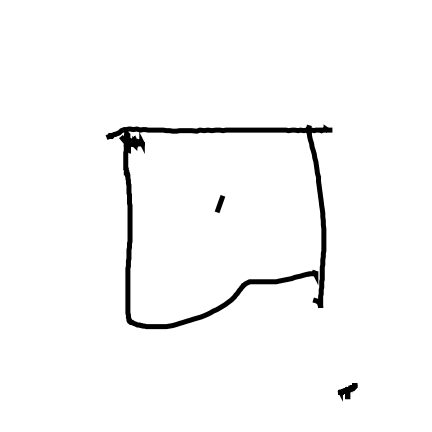
#> input picture analysis/tracing/trace_test/test23.png, 432 x 432 px, found by its file name
$ jupyter execute --allow-errors square_img_reg.ipynb   (shell and % lines are left out)   (Python 2 division)
#> lines starting #> are read from the running program, lines starting #| are printed output that depends on the picture
[cell 1]
from __future__ import division
import os
import urllib, cStringIO
import pymongo as pm ## first establish ssh tunnel to server where database is running
import base64
import numpy as np
from numpy import *
import PIL
from PIL import Image
import base64
import matplotlib
from matplotlib import pylab, mlab, pyplot
from IPython.core.pylabtools import figsize, getfigs
plt = pyplot
import seaborn as sns
sns.set_context('poster')
sns.set_style('white')
from matplotlib.path import Path
import matplotlib.patches as patches
import cv2
import pandas as pd
from svgpathtools import parse_path
import svg_distance_helpers as rsh
import svg_render_helpers as rrh

#### directory and file hierarchy

[cell 2]
# directory & file hierarchy
analysis_dir = os.getcwd()
tracing_ref_pixel = os.path.join(analysis_dir, 'tracing_ref_pixel')
tracing_ref_svg = os.path.join(analysis_dir, 'tracing_ref_svg')
data_dir = os.path.join(analysis_dir,"trace_test")

canvas_side = 432 # image size
rows, cols = canvas_side, canvas_side # the size of a given drawing image

#> (a cell that did not finish here is left out)

#### Get SVG data

#> (a cell that did not finish here is left out)

[cell 5]
reload(rsh)
## get list of vertices and codes for tracing
try:
    ## get the corresponding stroke records for this tracing
    stroke_recs = coll.find({'$and': [{'sessionId':imrec['sessionId']},
                                      {'dataType':'stroke'},
                                      {'trialNum': imrec['trialNum']}]}).sort('time')

    print 'Number of strokes in this tracing: {}'.format(stroke_recs.count())

    ## check to make sure that there is at least one stroke!
    if stroke_recs.count()>0:

        ## now make an svg list!
        svg_list = rsh.make_svg_list(stroke_recs)

        ## get verts and codes in all strokes
        ## both verts_list and codes_list are 2D list. Each sublist represent a stroke
        verts_list, codes_list = rsh.get_verts_and_codes(svg_list)

        ## Convert multiple strokes into one stroke


except Exception as e:
    print 'Oops, something went wrong! Here is the error:'
    print e
    pass

#### Tracing/Copying Error Calculation

[cell 6]
# change names. only for testing purpose
for index, imgfile in enumerate(os.listdir(data_dir)):
    new_filename = 'test{:02}.png'.format(index)
    os.rename(os.path.join(data_dir,imgfile), os.path.join(data_dir,new_filename))

[cell 7]
reload(rsh)
# get tracings from the data folder
#for file in os.listdir(data_dir):

# read in tracing and reference files
fpath = os.path.join(data_dir, 'test23.png')
img_draw = cv2.resize(cv2.imread(fpath),(200, 200))
#> img_draw: shape (200, 200, 3); min 0, max 255, mean 248.7
#> (the rest of this cell did not finish here and is left out)

[cell 8]
reload(rsh)
#> (the rest of this cell did not finish here and is left out)

#> (a cell that did not finish here is left out)

#> (a cell that did not finish here is left out)

[cell 11]
img_draw_ = img_draw *255
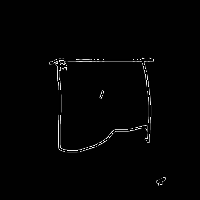
#> img_draw_: shape (200, 200, 3); min 0, max 255, mean 3.5
im2 = Image.fromarray(np.uint8(img_draw_))
im2
